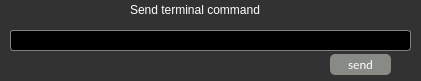
         <widget class="QFrame" name="frame_send_command">
          <property name="geometry">
           <rect>
            <x>660</x>
            <y>710</y>
            <width>421</width>
            <height>81</height>
           </rect>
          </property>
          <property name="styleSheet">
           <string notr="true">color:white;
	background-color: rgb(50,50,50);
	border-radius: 20px;
</string>
          </property>
          <property name="frameShape">
           <enum>QFrame::StyledPanel</enum>
          </property>
          <property name="frameShadow">
           <enum>QFrame::Raised</enum>
          </property>
          <widget class="QLabel" name="label_12">
           <property name="geometry">
            <rect>
             <x>130</x>
             <y>0</y>
             <width>171</width>
             <height>20</height>
            </rect>
           </property>
           <property name="text">
            <string>Send terminal command</string>
           </property>
          </widget>
          <widget class="QLineEdit" name="command_lineEdit">
           <property name="geometry">
            <rect>
             <x>10</x>
             <y>30</y>
             <width>401</width>
             <height>21</height>
            </rect>
           </property>
           <property name="styleSheet">
            <string notr="true">	color: white;
	background-color: black;
	border: 1px solid grey;
	border-radius: 3px;</string>
           </property>
          </widget>
          <widget class="QPushButton" name="Button_Cmd_go">
           <property name="geometry">
            <rect>
             <x>330</x>
             <y>54</y>
             <width>61</width>
             <height>21</height>
            </rect>
           </property>
           <property name="font">
            <font>
             <family>Lato</family>
            </font>
           </property>
           <property name="styleSheet">
            <string notr="true">background-color: rgb(136, 138, 133);
border-radius: 5px;</string>
           </property>
           <property name="text">
            <string>send</string>
           </property>
          </widget>
         </widget>
